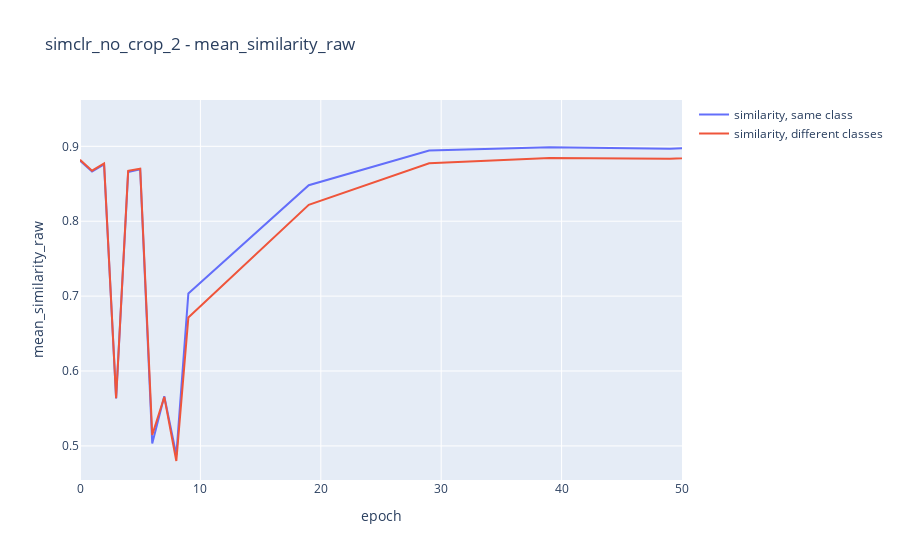
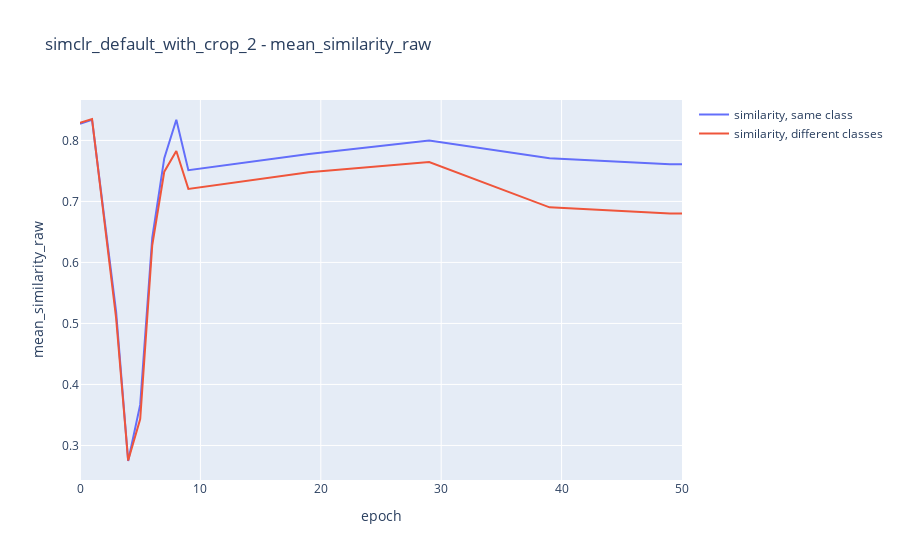
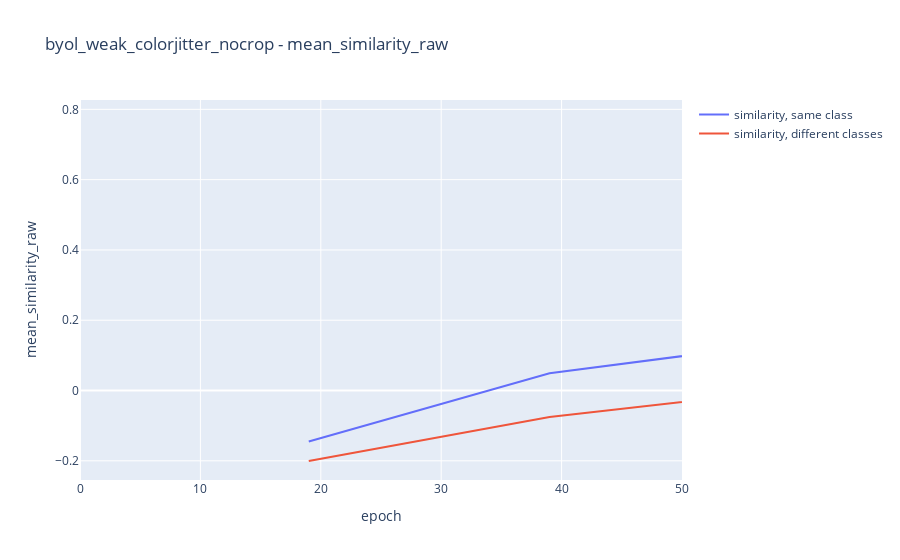
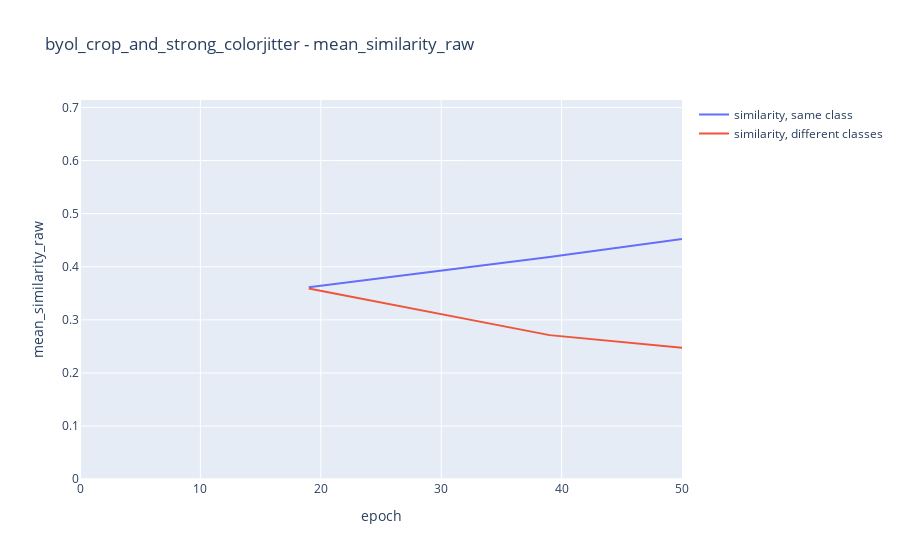

Source (notebook cell) for these figures, in order:
### Code cell
for path, run_title in all_params: 
    outs = load_all_outputs(path, "confusion")
    raw_similarity = return_plot_line(outs, ['epoch'], ['sum_sim_rep'], {'split': 'val'}, 
                                      process_y=wrap_mean_sim('rep_confusion_sim'))
    raw_dissim = return_plot_line(outs, ['epoch'], ['sum_sim_rep'], {'split': 'val'}, 
                                  process_y=wrap_mean_dissim('rep_confusion_sim'))
    relative_sim = return_plot_line(outs, ['epoch'], ['sum_sim_rep'], {'split': 'val'}, 
                                    process_y=return_accuracy)
    make_graph({"similarity, same class": raw_similarity, 
                "similarity, different classes": raw_dissim}, run_title, "mean_similarity_raw", save=False)
    #make_graph({"relative_similarity": relative_sim}, run_title, "relative_mean_similarity", save=False)
